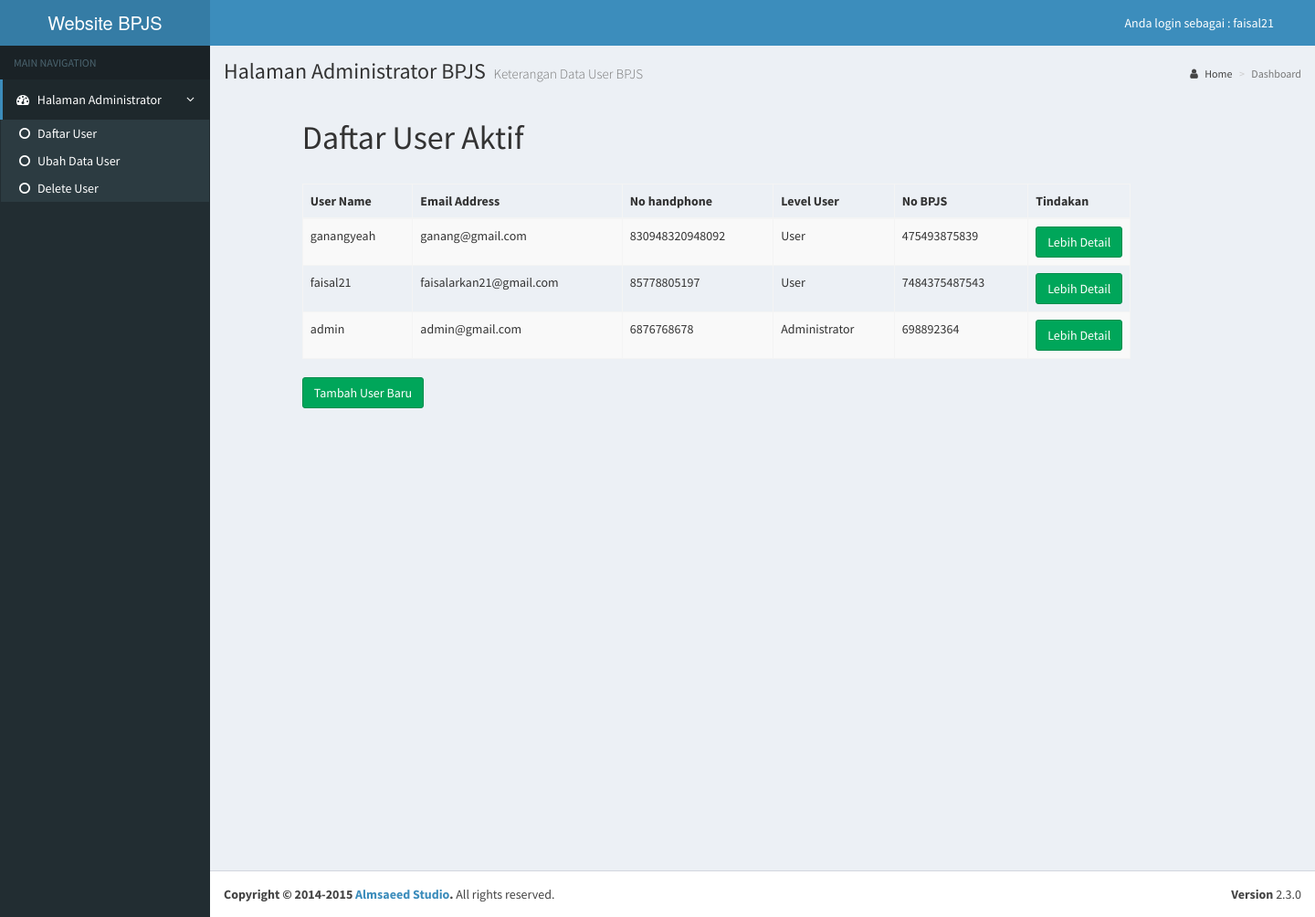
Screenshot of /login/admin/home-admin.php (signed in) with the database file from the repository.
### tables this page shows
CREATE TABLE `users` (
  `id` int(11) NOT NULL,
  `username` varchar(32) NOT NULL,
  `nama` varchar(100) NOT NULL,
  `password` varchar(32) NOT NULL,
  `nama_level` varchar(50) NOT NULL,
  `email` varchar(32) NOT NULL,
  `level` int(11) NOT NULL,
  `bpjs` varchar(50) NOT NULL,
  `mobile` varchar(50) NOT NULL,
  `joining_date` timestamp NOT NULL DEFAULT CURRENT_TIMESTAMP ON UPDATE CURRENT_TIMESTAMP
);

### login/admin/home-admin.php (the view, shortened to what this page needs)
<!DOCTYPE html>
<html>
<head>
  <link rel="stylesheet" href="bootstrap/css/bootstrap.css">
  <link rel="stylesheet" href="https://maxcdn.bootstrapcdn.com/font-awesome/4.4.0/css/font-awesome.min.css">
  <link rel="stylesheet" href="https://code.ionicframework.com/ionicons/2.0.1/css/ionicons.min.css">
  <link rel="stylesheet" href="dist/css/AdminLTE.css">
    <link rel="stylesheet" href="dist/css/skins/_all-skins.min.css">
    <link rel="stylesheet" href="plugins/iCheck/flat/blue.css">
    <link rel="stylesheet" href="plugins/morris/morris.css">
    <link rel="stylesheet" href="plugins/jvectormap/jquery-jvectormap-1.2.2.css">
    <link rel="stylesheet" href="plugins/datepicker/datepicker3.css">
    <link rel="stylesheet" href="plugins/daterangepicker/daterangepicker-bs3.css">
    <link rel="stylesheet" href="plugins/bootstrap-wysihtml5/bootstrap3-wysihtml5.min.css">
      </head>
      <body class="hold-transition skin-blue sidebar-mini">
        <div class="wrapper">
          <header class="main-header">
            <a href="index2.html" class="logo">
              <span class="logo-lg">Website<b></b>  BPJS</span>
            </a>
            <nav class="navbar navbar-static-top" role="navigation">
              <div class="navbar-custom-menu">
                <ul class="nav navbar-nav">
                  <li class="dropdown user user-menu">
                    <a href="#" class="dropdown-toggle" style="margin-right:30px ;" data-toggle="dropdown">
                     Anda login sebagai :
                     <span class="hidden-xs">  <?php echo $_SESSION['username']; ?></span>
                   </a>
              </li>
            </ul>
          </div>
        </nav>
      </header>
      <aside class="main-sidebar">
        <section class="sidebar">
          <ul class="sidebar-menu">
            <li class="header">MAIN NAVIGATION</li>
            <li class="active treeview">
              <a href="#">
                <i class="fa fa-dashboard"></i> <span>Halaman Administrator</span> <i class="fa fa-angle-left pull-right"></i>
              </a>
              <ul class="treeview-menu">
                <li class="active"><a href="home-admin.php"><i class="fa fa-circle-o"></i>Daftar User</a></li>
                <li class="active"><a href="home-admin-update.php"><i class="fa fa-circle-o"></i>Ubah Data User</a></li>
                <li class="active"><a href="home-admin-delete.php"><i class="fa fa-circle-o"></i>Delete User</a></li>
              </ul>
            </li>
          </section>
        </aside>
        <div class="content-wrapper">
          <section class="content-header">
            <h1>
              Halaman Administrator BPJS
              <small>Keterangan Data User BPJS</small>
            </h1>
            <ol class="breadcrumb">
              <li><a href="#"><i class="fa fa-user"></i> Home</a></li>
              <li class="active">Dashboard</li>
            </ol>
          </section>
          <div class="container col-md-9 col-md-offset-1" >
            <br/>
            <div class="row">
              <h1 id align="left">Daftar User Aktif</h3>
              </div>
              <br/>
              <div class="row ">
                <table class="table table-striped table-bordered">
                  <thead>
                    <tr>
                      <th>User Name</th>
                      <th>Email Address</th>
                      <th>No handphone</th>
                      <th>Level User</th>
                      <th>No BPJS</th>
                      <th>Tindakan</th>
                    </tr>
                  </thead>
                  <tbody>
                    <?php
                    $pdo = Database::connect();
                    $sql = 'SELECT * FROM users ORDER BY id DESC';
                    foreach ($pdo->query($sql) as $row) {
                      echo '<tr>';
                      echo '<td>'. $row['username'] . '</td>';
                      echo '<td>'. $row['email'] . '</td>';
                      echo '<td>'. $row['mobile'] . '</td>';
                      echo '<td>'. $row['nama_level'] . '</td>';
                      echo '<td>'. $row['bpjs'] . '</td>';
                      echo '<td width=100>';
                      echo '<a class="btn btn-success" href="admin-read.php?id='.$row['id'].'">Lebih Detail</a>';
                    }
                    ?>
                  </tbody>
                </table>
                <p>
                <a href="admin-add.php" class="btn btn-success">Tambah User Baru</a>
                </p>
              </div>
            </div>
          </div>
          <footer class="main-footer">
            <div class="pull-right hidden-xs">
              <b>Version</b> 2.3.0
            </div>
            <strong>Copyright &copy; 2014-2015 <a href="http://almsaeedstudio.com">Almsaeed Studio</a>.</strong> All rights reserved.
          </footer>
    </div>
  </body>
  </html>

### rows the page displays
users: username "ganangyeah", email "ganang@gmail.com", mobile "830948320948092", nama_level "User", bpjs "475493875839"
users: username "faisal21", email "faisalarkan21@gmail.com", mobile "85778805197", nama_level "User", bpjs "7484375487543"
users: username "admin", email "admin@gmail.com", mobile "6876768678", nama_level "Administrator", bpjs "698892364"

### other values shown
$_SESSION['username'] "faisal21"
